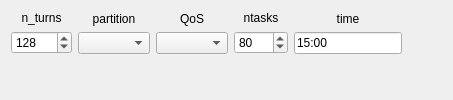
          <widget class="QWidget" name="tab_29">
           <attribute name="title">
            <string>Test</string>
           </attribute>
           <layout class="QVBoxLayout" name="verticalLayout_100">
            <item>
             <layout class="QHBoxLayout" name="horizontalLayout_49">
              <item>
               <layout class="QVBoxLayout" name="verticalLayout_122">
                <item>
                 <widget class="QLabel" name="label_139">
                  <property name="text">
                   <string>n_turns</string>
                  </property>
                  <property name="alignment">
                   <set>Qt::AlignCenter</set>
                  </property>
                 </widget>
                </item>
                <item>
                 <widget class="QSpinBox" name="spinBox_n_turns_cmap_px_test">
                  <property name="sizePolicy">
                   <sizepolicy hsizetype="Preferred" vsizetype="Fixed">
                    <horstretch>0</horstretch>
                    <verstretch>0</verstretch>
                   </sizepolicy>
                  </property>
                  <property name="minimum">
                   <number>3</number>
                  </property>
                  <property name="maximum">
                   <number>10000</number>
                  </property>
                  <property name="value">
                   <number>128</number>
                  </property>
                 </widget>
                </item>
               </layout>
              </item>
              <item>
               <layout class="QVBoxLayout" name="verticalLayout_132">
                <item>
                 <widget class="QLabel" name="label_149">
                  <property name="text">
                   <string>partition</string>
                  </property>
                  <property name="alignment">
                   <set>Qt::AlignCenter</set>
                  </property>
                 </widget>
                </item>
                <item>
                 <widget class="QComboBox" name="comboBox_partition_cmap_px_test">
                  <property name="sizePolicy">
                   <sizepolicy hsizetype="Preferred" vsizetype="Fixed">
                    <horstretch>0</horstretch>
                    <verstretch>0</verstretch>
                   </sizepolicy>
                  </property>
                  <property name="currentIndex">
                   <number>-1</number>
                  </property>
                 </widget>
                </item>
               </layout>
              </item>
              <item>
               <layout class="QVBoxLayout" name="verticalLayout_165">
                <item>
                 <widget class="QLabel" name="label_179">
                  <property name="text">
                   <string>QoS</string>
                  </property>
                  <property name="alignment">
                   <set>Qt::AlignCenter</set>
                  </property>
                 </widget>
                </item>
                <item>
                 <widget class="QComboBox" name="comboBox_qos_cmap_px_test">
                  <property name="sizePolicy">
                   <sizepolicy hsizetype="Preferred" vsizetype="Fixed">
                    <horstretch>0</horstretch>
                    <verstretch>0</verstretch>
                   </sizepolicy>
                  </property>
                  <property name="currentIndex">
                   <number>-1</number>
                  </property>
                 </widget>
                </item>
               </layout>
              </item>
              <item>
               <layout class="QVBoxLayout" name="verticalLayout_133">
                <item>
                 <widget class="QLabel" name="label_150">
                  <property name="text">
                   <string>ntasks</string>
                  </property>
                  <property name="alignment">
                   <set>Qt::AlignCenter</set>
                  </property>
                 </widget>
                </item>
                <item>
                 <widget class="QSpinBox" name="spinBox_ntasks_cmap_px_test">
                  <property name="sizePolicy">
                   <sizepolicy hsizetype="Preferred" vsizetype="Fixed">
                    <horstretch>0</horstretch>
                    <verstretch>0</verstretch>
                   </sizepolicy>
                  </property>
                  <property name="specialValueText">
                   <string/>
                  </property>
                  <property name="minimum">
                   <number>2</number>
                  </property>
                  <property name="maximum">
                   <number>1000</number>
                  </property>
                  <property name="singleStep">
                   <number>2</number>
                  </property>
                  <property name="value">
                   <number>80</number>
                  </property>
                 </widget>
                </item>
               </layout>
              </item>
              <item>
               <layout class="QVBoxLayout" name="verticalLayout_134">
                <item>
                 <widget class="QLabel" name="label_time_common_11">
                  <property name="text">
                   <string>time</string>
                  </property>
                  <property name="alignment">
                   <set>Qt::AlignCenter</set>
                  </property>
                 </widget>
                </item>
                <item>
                 <widget class="QLineEdit" name="lineEdit_time_cmap_px_test">
                  <property name="sizePolicy">
                   <sizepolicy hsizetype="Preferred" vsizetype="Fixed">
                    <horstretch>0</horstretch>
                    <verstretch>0</verstretch>
                   </sizepolicy>
                  </property>
                  <property name="toolTip">
                   <string>days-hours:minutes:seconds (&quot;days&quot; and &quot;hours&quot; are optional. For example, use &quot;5:00&quot; if you want 5 minutes.) Leave empty if you want to run up to the queue time limit.</string>
                  </property>
                  <property name="text">
                   <string>15:00</string>
                  </property>
                 </widget>
                </item>
               </layout>
              </item>
              <item>
               <spacer name="horizontalSpacer_47">
                <property name="orientation">
                 <enum>Qt::Horizontal</enum>
                </property>
                <property name="sizeHint" stdset="0">
                 <size>
                  <width>40</width>
                  <height>20</height>
                 </size>
                </property>
               </spacer>
              </item>
             </layout>
            </item>
            <item>
             <spacer name="verticalSpacer_8">
              <property name="orientation">
               <enum>Qt::Vertical</enum>
              </property>
              <property name="sizeHint" stdset="0">
               <size>
                <width>20</width>
                <height>14</height>
               </size>
              </property>
             </spacer>
            </item>
           </layout>
          </widget>
